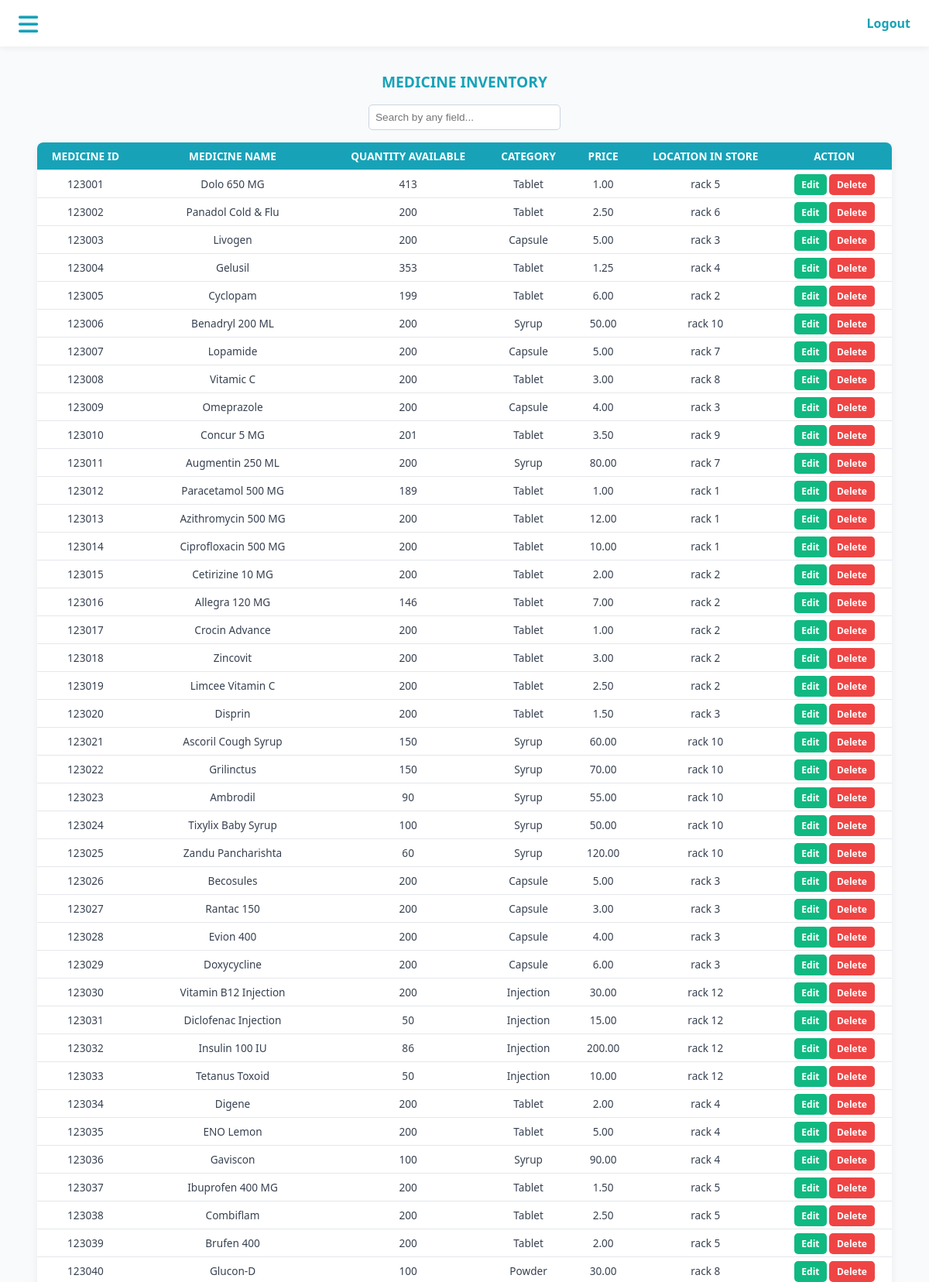
The page /PHARMACY/inventory-view.php (upper part) on the database its author committed.
### tables this page shows
CREATE TABLE IF NOT EXISTS `meds` (
  `MED_ID` decimal(6,0) NOT NULL,
  `MED_NAME` varchar(50) NOT NULL,
  `MED_QTY` int NOT NULL,
  `CATEGORY` varchar(20) DEFAULT NULL,
  `MED_PRICE` decimal(6,2) NOT NULL,
  `LOCATION_RACK` varchar(30) DEFAULT NULL,
  PRIMARY KEY (`MED_ID`)
);

### PHARMACY/inventory-view.php (the view, shortened to what this page needs)
<!DOCTYPE html>
<html lang="en">
<head>
<link rel="stylesheet" href="https://cdnjs.cloudflare.com/ajax/libs/font-awesome/6.4.0/css/all.min.css">
</head>
<body>
<div class="topnav">
  <span class="menu-icon" onclick="toggleNav()"><i class="fas fa-bars"></i></span>
  <a href="logout.php">Logout</a>
</div>
<center>
  <div class="head">
    <h2>MEDICINE INVENTORY</h2>
  </div>
</center>
<div class="search-container">
  <input type="text" id="searchInput" placeholder="Search by any field...">
</div>
<table id="table1">
  <tr>
    <th>Medicine ID</th>
    <th>Medicine Name</th>
    <th>Quantity Available</th>
    <th>Category</th>
    <th>Price</th>
    <th>Location in Store</th>
    <th>Action</th>
  </tr>
  <?php
  include "config.php";
  $sql = "SELECT med_id, med_name, med_qty, category, med_price, location_rack FROM meds";
  $result = $conn->query($sql);
  if ($result->num_rows > 0) {
      while($row = $result->fetch_assoc()) {
          echo "<tr>";
          echo "<td>{$row['med_id']}</td>";
          echo "<td>{$row['med_name']}</td>";
          echo "<td>{$row['med_qty']}</td>";
          echo "<td>{$row['category']}</td>";
          echo "<td>{$row['med_price']}</td>";
          echo "<td>{$row['location_rack']}</td>";
          echo "<td>";
          echo "<a class='button1 edit-btn' href='inventory-update.php?id={$row['med_id']}'>Edit</a>";
          echo "<a class='button1 del-btn' href='inventory-delete.php?id={$row['med_id']}'>Delete</a>";
          echo "</td>";
          echo "</tr>";
      }
  }
  ?>
</table>
</body>
</html>

### PHARMACY/inventory-view.php (style rules this page uses)
:root { --primary: #17a2b8; --primary-light: rgba(26, 173, 195, 0.9); --accent: #10B981; --bg: #F9FAFB; --surface: #FFFFFF; --text: #374151; --text-light: #6B7280; --shadow: rgba(0, 0, 0, 0.06); }
body { margin: 0; font-family: 'Segoe UI', Tahoma, Geneva, Verdana, sans-serif; background: var(--bg); color: var(--text); }
a { text-decoration: none; color: inherit; }
.topnav { height: 60px; background: var(--surface); display: flex; align-items: center; justify-content: space-between; padding: 0 1.5rem; box-shadow: 0 2px 8px var(--shadow); position: sticky; top: 0; z-index: 1000; }
.topnav a { color: var(--primary); font-weight: 600; }
.menu-icon { font-size: 1.8rem; cursor: pointer; color: var(--primary); transition: transform 0.2s; }
.head h2 { margin-top: 2rem; color: var(--primary); font-size: 1.2rem; }
#table1 { border-collapse: collapse; margin: 1rem auto; width: 92%; font-size: 0.85rem; background: var(--surface); box-shadow: 0 4px 12px var(--shadow); border-radius: 8px; overflow: hidden; }
#table1 th, #table1 td { padding: 0.5rem; text-align: center; border-bottom: 1px solid #E5E7EB; }
#table1 th { background: var(--primary); color: var(--surface); text-transform: uppercase; }
.button1 { padding: 0.3rem 0.6rem; margin: 0 0.1rem; border: none; border-radius: 5px; font-weight: 600; font-size: 0.75rem; cursor: pointer; color: var(--surface); text-decoration: none; }
.edit-btn { background: var(--accent); }
.del-btn { background: #EF4444; }
.search-container { text-align: center; margin: 1rem auto; }
.search-container input { padding: 0.5rem; width: 230px; border: 1px solid #CBD5E1; border-radius: 5px; font-size: 0.85rem; }

### rows shown on the page
meds: MED_ID "123001", MED_NAME "Dolo 650 MG", MED_QTY "413", CATEGORY "Tablet", MED_PRICE "1.00", LOCATION_RACK "rack 5"
meds: MED_ID "123002", MED_NAME "Panadol Cold & Flu", MED_QTY "200", CATEGORY "Tablet", MED_PRICE "2.50", LOCATION_RACK "rack 6"
meds: MED_ID "123003", MED_NAME "Livogen", MED_QTY "200", CATEGORY "Capsule", MED_PRICE "5.00", LOCATION_RACK "rack 3"
meds: MED_ID "123004", MED_NAME "Gelusil", MED_QTY "353", CATEGORY "Tablet", MED_PRICE "1.25", LOCATION_RACK "rack 4"
meds: MED_ID "123005", MED_NAME "Cyclopam", MED_QTY "199", CATEGORY "Tablet", MED_PRICE "6.00", LOCATION_RACK "rack 2"
meds: MED_ID "123006", MED_NAME "Benadryl 200 ML", MED_QTY "200", CATEGORY "Syrup", MED_PRICE "50.00", LOCATION_RACK "rack 10"
meds: MED_ID "123007", MED_NAME "Lopamide", MED_QTY "200", CATEGORY "Capsule", MED_PRICE "5.00", LOCATION_RACK "rack 7"
meds: MED_ID "123008", MED_NAME "Vitamic C", MED_QTY "200", CATEGORY "Tablet", MED_PRICE "3.00", LOCATION_RACK "rack 8"
meds: MED_ID "123009", MED_NAME "Omeprazole", MED_QTY "200", CATEGORY "Capsule", MED_PRICE "4.00", LOCATION_RACK "rack 3"
meds: MED_ID "123010", MED_NAME "Concur 5 MG", MED_QTY "201", CATEGORY "Tablet", MED_PRICE "3.50", LOCATION_RACK "rack 9"
meds: MED_ID "123011", MED_NAME "Augmentin 250 ML", MED_QTY "200", CATEGORY "Syrup", MED_PRICE "80.00", LOCATION_RACK "rack 7"
meds: MED_ID "123012", MED_NAME "Paracetamol 500 MG", MED_QTY "189", CATEGORY "Tablet", MED_PRICE "1.00", LOCATION_RACK "rack 1"
meds: MED_ID "123013", MED_NAME "Azithromycin 500 MG", MED_QTY "200", CATEGORY "Tablet", MED_PRICE "12.00", LOCATION_RACK "rack 1"
meds: MED_ID "123014", MED_NAME "Ciprofloxacin 500 MG", MED_QTY "200", CATEGORY "Tablet", MED_PRICE "10.00", LOCATION_RACK "rack 1"
meds: MED_ID "123015", MED_NAME "Cetirizine 10 MG", MED_QTY "200", CATEGORY "Tablet", MED_PRICE "2.00", LOCATION_RACK "rack 2"
meds: MED_ID "123016", MED_NAME "Allegra 120 MG", MED_QTY "146", CATEGORY "Tablet", MED_PRICE "7.00", LOCATION_RACK "rack 2"
meds: MED_ID "123017", MED_NAME "Crocin Advance", MED_QTY "200", CATEGORY "Tablet", MED_PRICE "1.00", LOCATION_RACK "rack 2"
meds: MED_ID "123018", MED_NAME "Zincovit", MED_QTY "200", CATEGORY "Tablet", MED_PRICE "3.00", LOCATION_RACK "rack 2"
meds: MED_ID "123019", MED_NAME "Limcee Vitamin C", MED_QTY "200", CATEGORY "Tablet", MED_PRICE "2.50", LOCATION_RACK "rack 2"
meds: MED_ID "123020", MED_NAME "Disprin", MED_QTY "200", CATEGORY "Tablet", MED_PRICE "1.50", LOCATION_RACK "rack 3"
meds: MED_ID "123021", MED_NAME "Ascoril Cough Syrup", MED_QTY "150", CATEGORY "Syrup", MED_PRICE "60.00", LOCATION_RACK "rack 10"
meds: MED_ID "123022", MED_NAME "Grilinctus", MED_QTY "150", CATEGORY "Syrup", MED_PRICE "70.00", LOCATION_RACK "rack 10"
meds: MED_ID "123023", MED_NAME "Ambrodil", MED_QTY "90", CATEGORY "Syrup", MED_PRICE "55.00", LOCATION_RACK "rack 10"
meds: MED_ID "123024", MED_NAME "Tixylix Baby Syrup", MED_QTY "100", CATEGORY "Syrup", MED_PRICE "50.00", LOCATION_RACK "rack 10"
meds: MED_ID "123025", MED_NAME "Zandu Pancharishta", MED_QTY "60", CATEGORY "Syrup", MED_PRICE "120.00", LOCATION_RACK "rack 10"
meds: MED_ID "123026", MED_NAME "Becosules", MED_QTY "200", CATEGORY "Capsule", MED_PRICE "5.00", LOCATION_RACK "rack 3"
meds: MED_ID "123027", MED_NAME "Rantac 150", MED_QTY "200", CATEGORY "Capsule", MED_PRICE "3.00", LOCATION_RACK "rack 3"
meds: MED_ID "123028", MED_NAME "Evion 400", MED_QTY "200", CATEGORY "Capsule", MED_PRICE "4.00", LOCATION_RACK "rack 3"
meds: MED_ID "123029", MED_NAME "Doxycycline", MED_QTY "200", CATEGORY "Capsule", MED_PRICE "6.00", LOCATION_RACK "rack 3"
meds: MED_ID "123030", MED_NAME "Vitamin B12 Injection", MED_QTY "200", CATEGORY "Injection", MED_PRICE "30.00", LOCATION_RACK "rack 12"
meds: MED_ID "123031", MED_NAME "Diclofenac Injection", MED_QTY "50", CATEGORY "Injection", MED_PRICE "15.00", LOCATION_RACK "rack 12"
meds: MED_ID "123032", MED_NAME "Insulin 100 IU", MED_QTY "86", CATEGORY "Injection", MED_PRICE "200.00", LOCATION_RACK "rack 12"
meds: MED_ID "123033", MED_NAME "Tetanus Toxoid", MED_QTY "50", CATEGORY "Injection", MED_PRICE "10.00", LOCATION_RACK "rack 12"
meds: MED_ID "123034", MED_NAME "Digene", MED_QTY "200", CATEGORY "Tablet", MED_PRICE "2.00", LOCATION_RACK "rack 4"
meds: MED_ID "123035", MED_NAME "ENO Lemon", MED_QTY "200", CATEGORY "Tablet", MED_PRICE "5.00", LOCATION_RACK "rack 4"
meds: MED_ID "123036", MED_NAME "Gaviscon", MED_QTY "100", CATEGORY "Syrup", MED_PRICE "90.00", LOCATION_RACK "rack 4"
meds: MED_ID "123037", MED_NAME "Ibuprofen 400 MG", MED_QTY "200", CATEGORY "Tablet", MED_PRICE "1.50", LOCATION_RACK "rack 5"
meds: MED_ID "123038", MED_NAME "Combiflam", MED_QTY "200", CATEGORY "Tablet", MED_PRICE "2.50", LOCATION_RACK "rack 5"
meds: MED_ID "123039", MED_NAME "Brufen 400", MED_QTY "200", CATEGORY "Tablet", MED_PRICE "2.00", LOCATION_RACK "rack 5"
meds: MED_ID "123040", MED_NAME "Glucon-D", MED_QTY "100", CATEGORY "Powder", MED_PRICE "30.00", LOCATION_RACK "rack 8"
